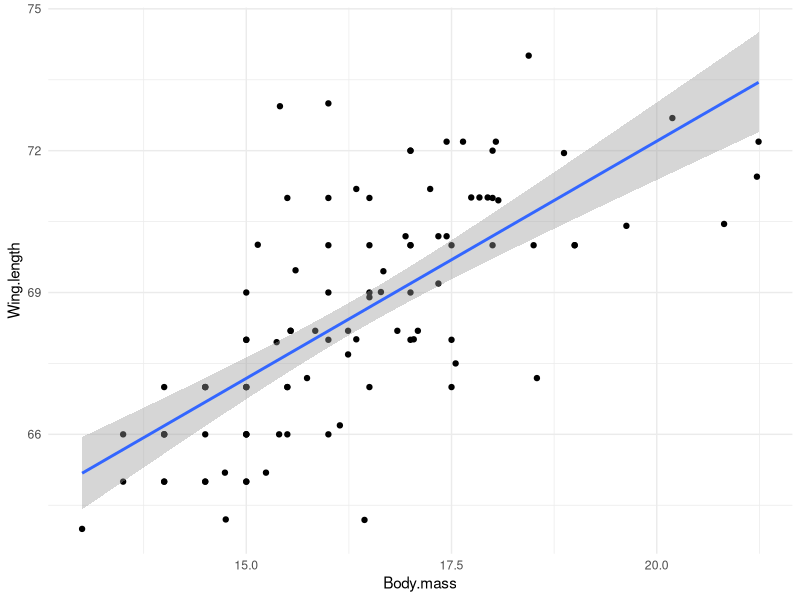

Here is the R script that generated this plot:
#

#Step 1 is to to read the finch data from HHMI data explorer

setwd("/Users/pleunipennings/Documents/GitHub/Biometry_2024")

library(ggplot2)

library(tidyverse)

Finches <- read.csv("finches_in_galapagos-v2-noid.csv")

# Plot the fraction of survival by sex
ggplot(Finches, aes(x = Body.mass..g., y = Wing.length..mm.)) +
  geom_point() +
  geom_smooth(method = "lm")+
  labs(x = "Body.mass", y = "Wing.length") +
  theme_minimal()


# fit a linear model to see the intercept and the slope for the model 
lm(Wing.length..mm.~Body.mass..g., data = Finches)

# look at the summary of the model including the R^2 value
summary(lm(Wing.length..mm.~Body.mass..g., data = Finches))
